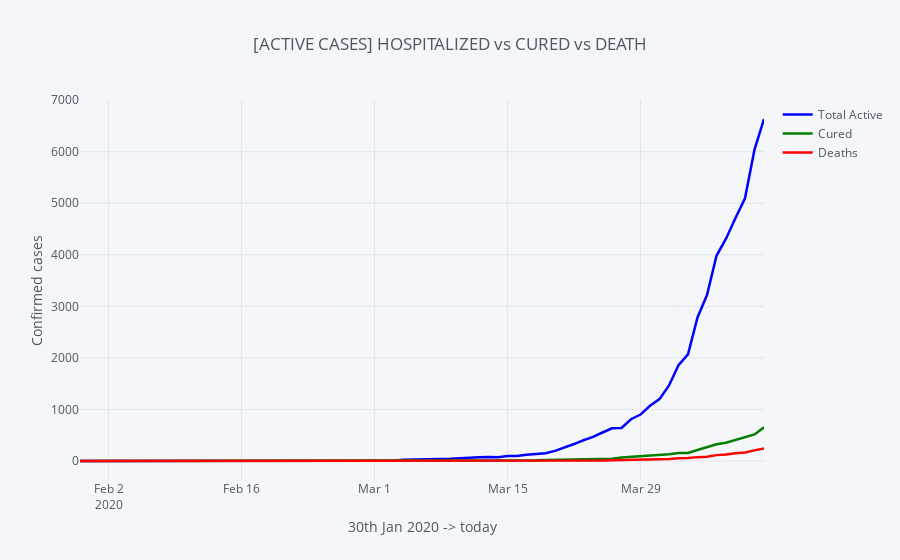

Notebook cell for this chart:
### Code cell
india[['Total Active','Cured','Deaths']].iplot(title='[ACTIVE CASES]\nHOSPITALIZED vs CURED vs DEATH',
                                      colors={'Total Active':'blue','Cured':'green','Deaths':'red'}, width=2.5
                                              ,xTitle='30th Jan 2020 -> today', yTitle='Confirmed cases')
